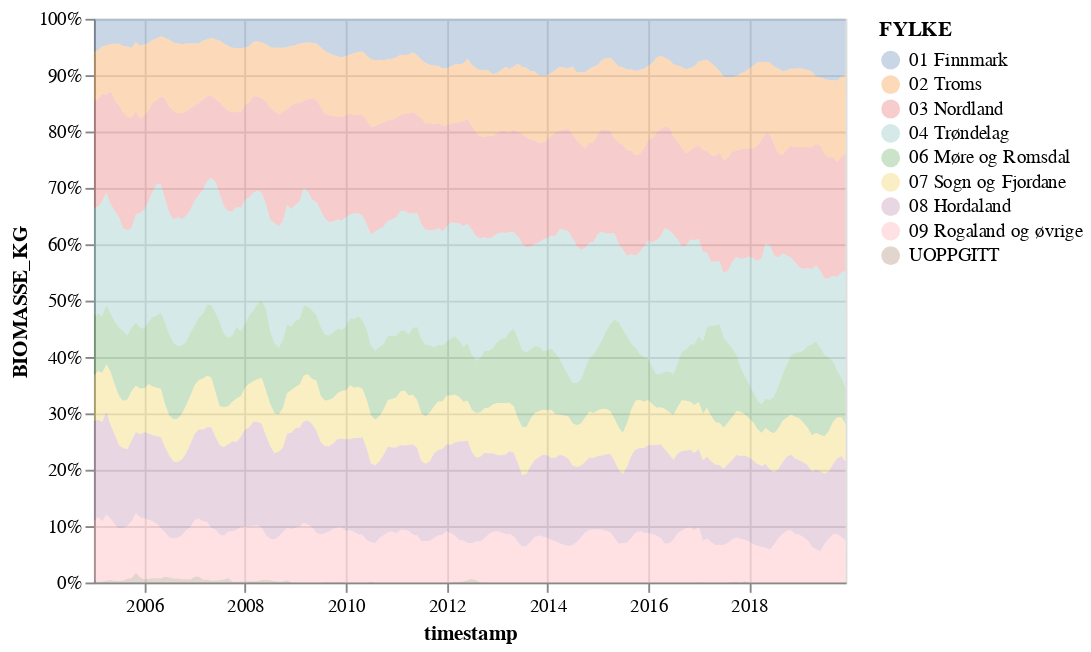

Write notebook code for a chart like this one.
### Code cell
import altair as alt

alt.Chart(data_selection.drop(['Date','MÅNED'], axis=1)).mark_area(opacity=0.3).encode(
    x="timestamp:T",
    y=alt.Y("BIOMASSE_KG:Q", stack='normalize'),
        color="FYLKE:N"

)

### Figure 1 — Vega-Lite specification as saved in the notebook (floating-point values rounded to 4 significant figures; data arrays with more than 128 entries replaced by an {"elided": "..."} marker saying what was removed)
{"config": {"view": {"continuousWidth": 400, "continuousHeight": 300}}, "data": {"name": "data-9ac97f75f1c78e46c1f44f10ec8c6b56"}, "mark": {"type": "area", "opacity": 0.3}, "encoding": {"color": {"field": "FYLKE", "type": "nominal"}, "x": {"field": "timestamp", "type": "temporal"}, "y": {"field": "BIOMASSE_KG", "stack": "normalize", "type": "quantitative"}}, "$schema": "https://vega.github.io/schema/vega-lite/v4.17.0.json", "datasets": {"data-9ac97f75f1c78e46c1f44f10ec8c6b56": {"elided": "1548 records"}}}
